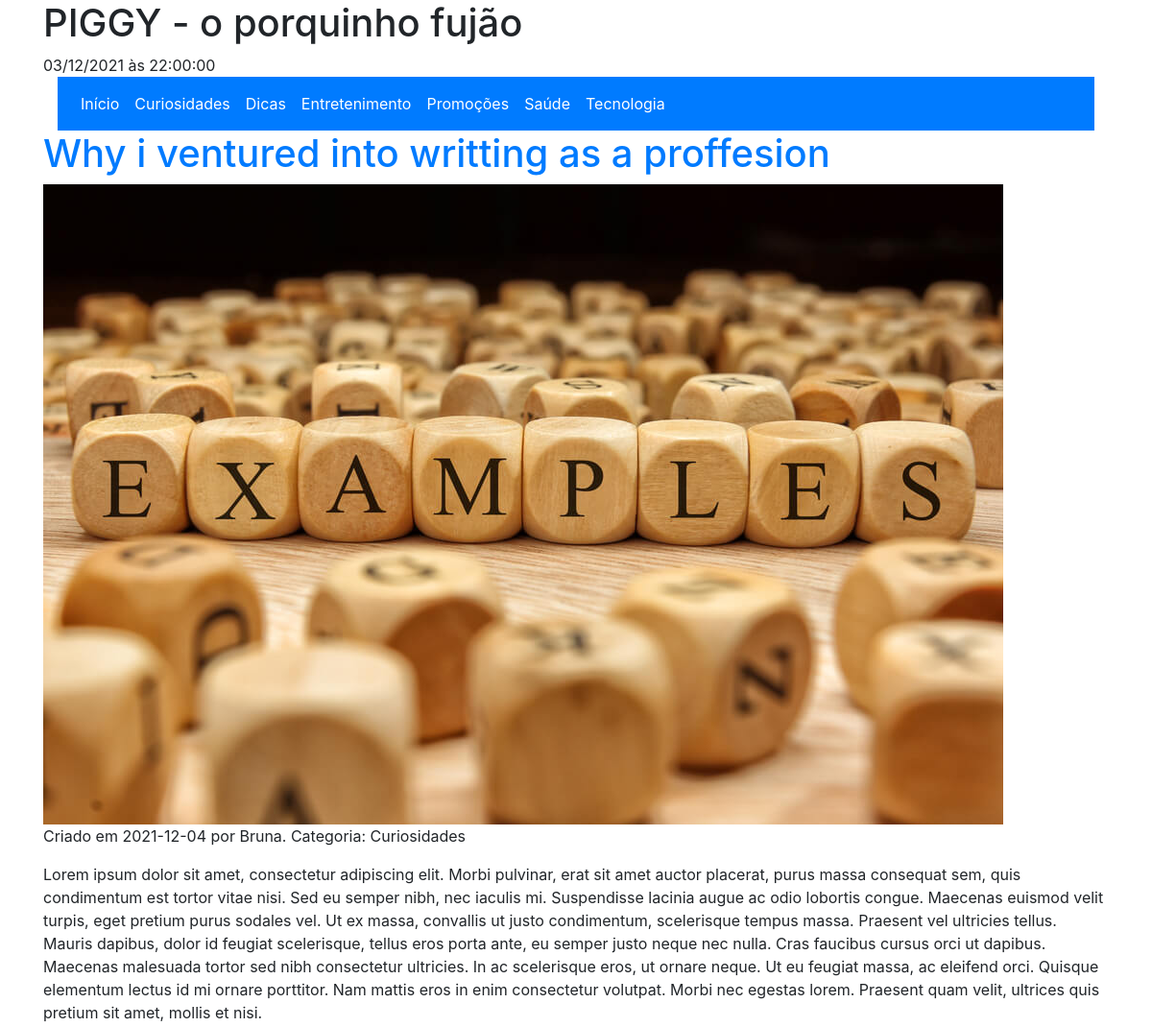
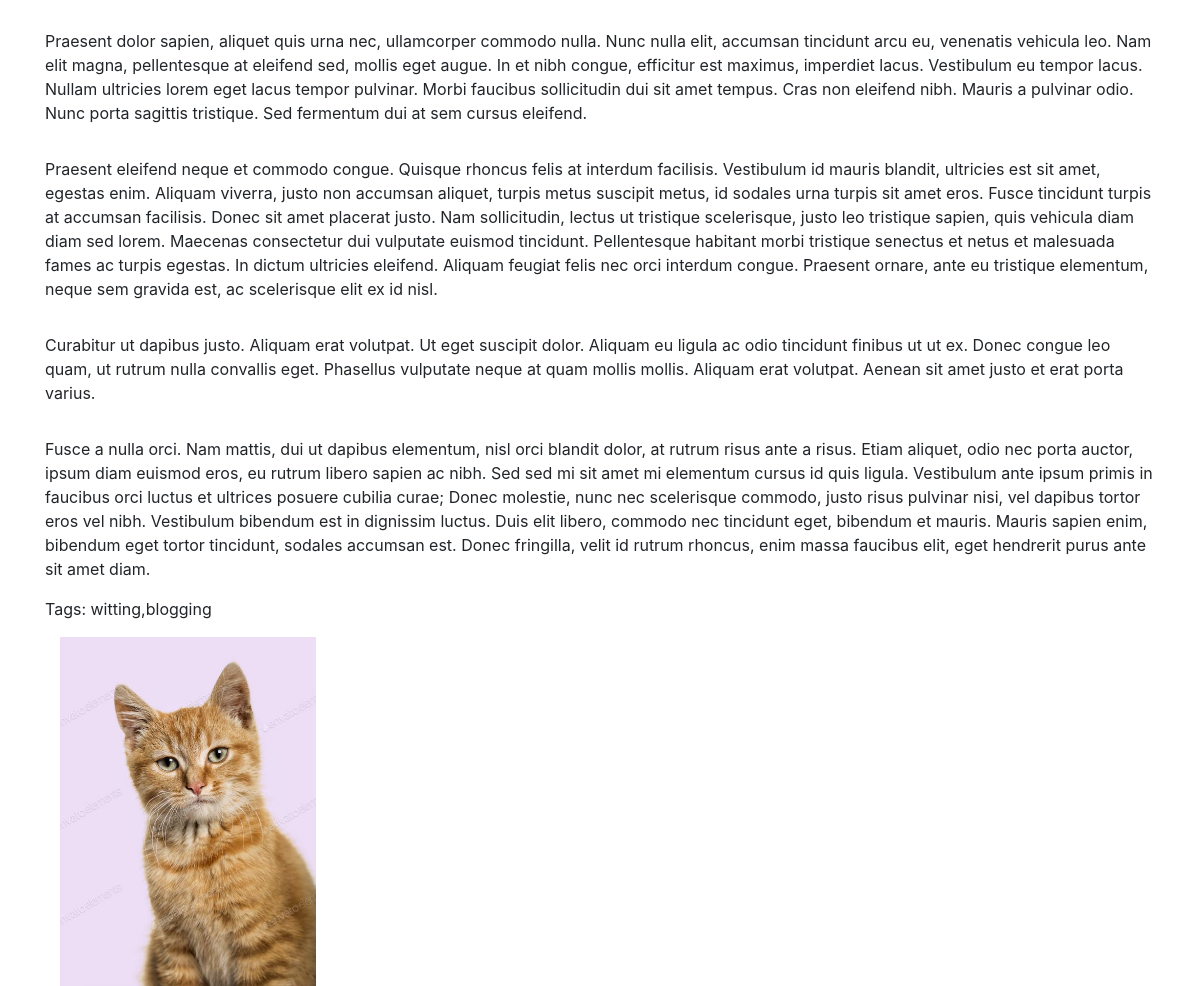
Screenshot of /item.php?post=6 with the database file from the repository (2 pictures, top to bottom).
### tables this page shows
CREATE TABLE `post_categories` (
  `id` int(10) UNSIGNED NOT NULL,
  `name` varchar(40) NOT NULL
);

CREATE TABLE `posts` (
  `id` int(10) UNSIGNED NOT NULL,
  `title` varchar(190) NOT NULL,
  `tags` varchar(40) NOT NULL,
  `content` text NOT NULL,
  `photo` varchar(50) NOT NULL,
  `status` varchar(40) NOT NULL,
  `date_created` date DEFAULT NULL,
  `author` varchar(40) DEFAULT NULL,
  `category` tinyint(3) UNSIGNED NOT NULL
);

### item.php (the view, shortened to what this page needs)
<!DOCTYPE html>
<html>
  <head>
    <link rel="stylesheet" type="text/css" href="https://stackpath.bootstrapcdn.com/bootstrap/4.4.1/css/bootstrap.min.css" />
    <link rel="stylesheet" href="https://use.fontawesome.com/releases/v5.7.0/css/all.css">
    <link rel="stylesheet" href="estilo.css" />
  </head>
  <body class="container">
    <header>
      <h1>PIGGY - o porquinho fujão</h1>
      <div>
        <?php
          echo date('d/m/Y \à\s H:i:s');
        ?>
      </div>
    </header>
    <nav class="container-fluid">
      <nav class="navbar navbar-expand-sm bg-primary ">
        <ul class="navbar-nav">
          <li class="nav-item">
          <a class="nav-link text-white" href="index.php">Início</a>
          </li>
          <?php
          include 'conecta_mysql.inc';
          $strSQL = array();
          $strSQL[] =  "SELECT id, name ";
          $strSQL[] = "FROM post_categories ";
          $strSQL[] = "ORDER BY name ";
          $strSQL[] = "LIMIT 10";
          $strSQL = implode(' ', $strSQL);
          $categories =  mysqli_query($conexao, $strSQL);
          while (list($id, $name) = mysqli_fetch_array($categories)) {
            echo
              "<li class='nav-item'>
                <a class='nav-link text-white' href='busca.php?category=$id'>$name</a>
              </li>";
            }
          ?>
        </ul>
      </nav>
      <section class="row">
        <?php
          include 'conecta_mysql.inc';
          $strSQL = array();
          $strSQL[] = "SELECT posts.id, posts.title, posts.tags, CONCAT('<p>', REPLACE(posts.content,'\\n','</p><p>'), '</p>') as content, posts.photo, posts.status, posts.date_created, posts.author, posts.category as category_id, cat.name as category_name";
          $strSQL[] = "FROM posts as posts";
          $strSQL[] = "LEFT JOIN post_categories as cat";
          $strSQL[] = "ON posts.category = cat.id";
          $strSQL[] = "WHERE posts.id = " . $_GET['post'];
          $strSQL = implode(' ', $strSQL);
          $resultado =  mysqli_query($conexao, $strSQL);
          list($id, $title, $tags, $content, $photo, $status, $date_created, $author, $category_id, $category_name) = mysqli_fetch_array($resultado);
          echo
            "<div>
              <h1><a href='item.php?post=$id'>$title</a></h1>
              <a href='item.php?post=$id'><img src='./imagens/$photo'></a>
              <p>Criado em $date_created por $author. Categoria: $category_name</p>
            </div>
            <p>$content</p>
            <p>Tags: $tags</p>";
        ?>
      </section>
      <aside class="publicidade">
        <img src="./imagens/publicidade.jpg" alt="foto de um gatinho laranja">
      </aside>
  </body>
</html>

### estilo.css (style rules this page uses)
img { width: 100%; }
.publicidade img { width: 256px; }
.container { margin: 0 auto; width: 100%; }

### rows the page displays
post_categories: name "Curiosidades"
post_categories: name "Dicas"
post_categories: name "Entretenimento"
post_categories: name "Promoções"
post_categories: name "Saúde"
post_categories: name "Tecnologia"
posts: title "Why i ventured into writting as a proffesion", photo (picture), date_created "2021-12-04", author "Bruna", post_categories.name "Curiosidades", tags "witting,blogging"
